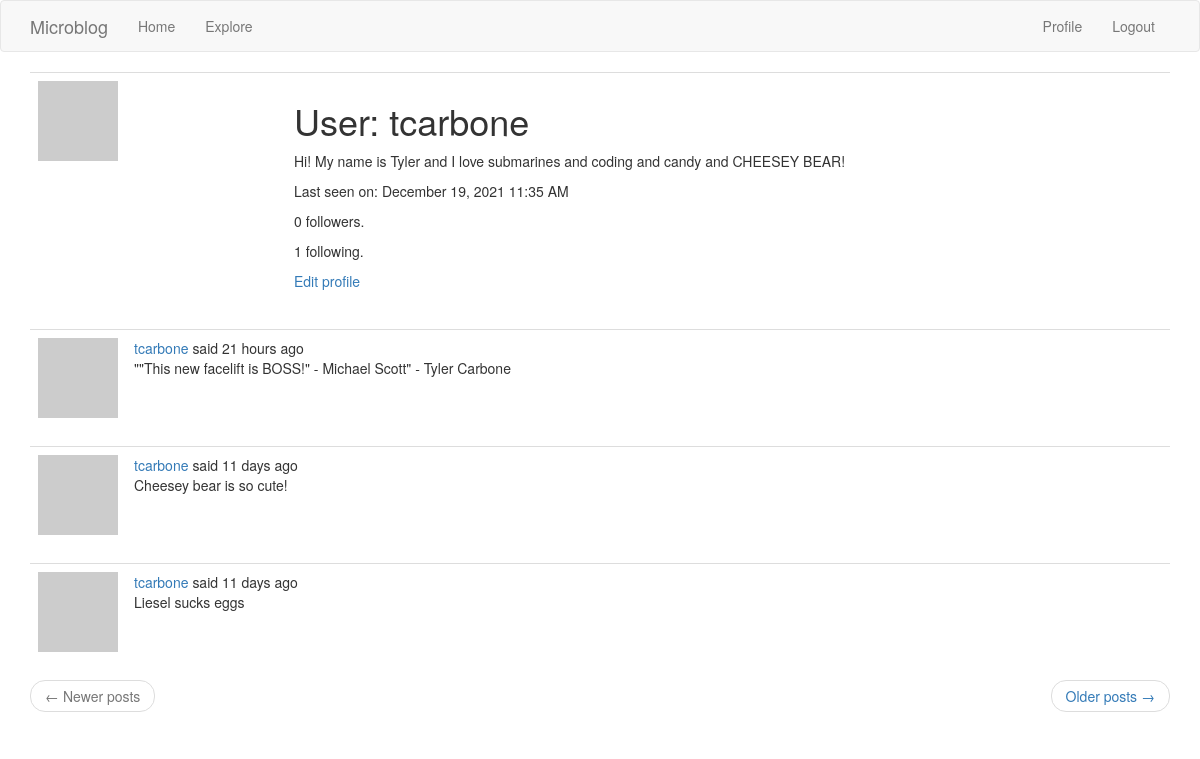
/user/tcarbone (signed in), run on an earlier commit of the app's database.
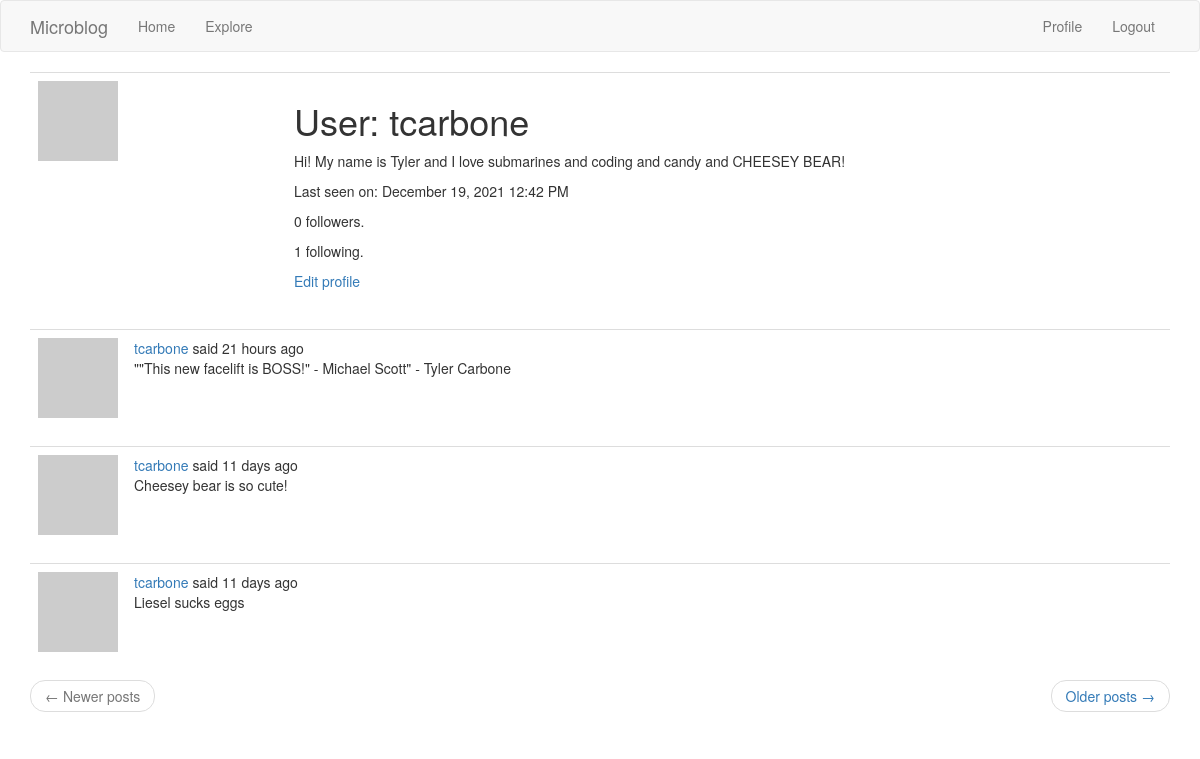
And on a later commit of the database.
### app/models.py (models this page shows, shortened)
class User(UserMixin, db.Model):
    id = db.Column(db.Integer, primary_key=True)
    username = db.Column(db.String(64), index=True, unique=True)
    email = db.Column(db.String(120), index=True, unique=True)
    password_hash = db.Column(db.String(128))
    about_me = db.Column(db.String(140))
    last_seen = db.Column(db.DateTime, default=datetime.utcnow)
    posts = db.relationship("Post", backref="author", lazy="dynamic")
    followed = db.relationship(
        "User",
        secondary = followers,
        primaryjoin = (followers.c.follower_id == id),
        secondaryjoin = (followers.c.followed_id == id),
        backref = db.backref("followers", lazy="dynamic"),
        lazy="dynamic"
    )
    def avatar(self, size):
        digest = hashlib.md5(self.email.lower().encode("utf-8")).hexdigest()
        url = "https://www.gravatar.com/avatar/{}?d=identicon&s={}"
        return url.format(digest, size)

### app/routes.py (the view)
@app.route("/user/<username>")
@login_required
def user(username):
    user = User.query.filter_by(username=username).first_or_404()
    page = request.args.get('page', 1, type=int)
    posts = user.posts.order_by(Post.timestamp.desc()).paginate(
        page, app.config['POSTS_PER_PAGE'], False)
    if posts.has_next:
        next_url = url_for('user', username=user.username, page=posts.next_num)
    else:
        next_url = None
    if posts.has_prev:
        prev_url = url_for('user', username=user.username, page=posts.prev_num)
    else:
        prev_url = None
    form = EmptyForm()
    return render_template("user.html", user=user, posts=posts.items,
        next_url=next_url, prev_url=prev_url, form=form)

### app/models.py (called while the page is built)
@login.user_loader
def load_user(id):
    return User.query.get(int(id))

### app/routes.py (called while the page is built)
@app.before_request
def before_request():
    if current_user.is_authenticated:
        current_user.last_seen = datetime.utcnow()
        db.session.commit()

### app/templates/user.html (shortened to what this page needs)
{% extends "base.html" %}
{% block app_content %}
	<table class='table table-hover'>
		<tr>
			<td width='256px'><img src="{{ user.avatar(256) }}"></td>
			<td>
				<h1>User: {{ user.username }}</h1>
				{% if user.about_me %}
					<p>{{ user.about_me }}</p>
				{% endif %}
				{% if user.last_seen %}
					<p>Last seen on: {{ moment(user.last_seen).format('LLL') }}</p>
				{% endif %}
				<p>{{ user.followers.count() }} followers.</p>
				<p>{{ user.followed.count() }} following.</p>
				{% if user == current_user %}
					<p><a href="{{ url_for("edit_profile") }}">Edit profile</p>
				{% endif %}
			</td>
		</tr>
	</table>
	{% for post in posts %}
		{% include "_post.html"  %}
	{% endfor %}
    <nav aria-label="...">
        <ul class="pager">
            <li class="previous{% if not prev_url %} disabled{% endif %}">
                <a href="{{ prev_url or '#' }}">
                    <span aria-hidden="true">&larr;</span> Newer posts
                </a>
            </li>
            <li class="next{% if not next_url %} disabled{% endif %}">
                <a href="{{ next_url or '#' }}">
                    Older posts <span aria-hidden="true">&rarr;</span>
                </a>
            </li>
        </ul>
    </nav>
{% endblock %}

What changed in the data, as far as the page shows it:
changed User "tcarbone": last_seen "December 19, 2021 11:35 AM" → "December 19, 2021 12:42 PM"
